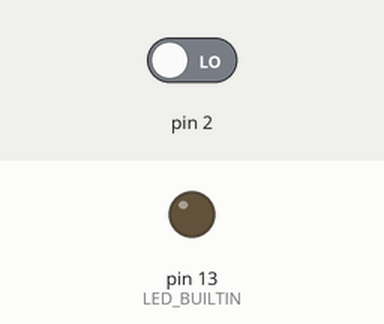
Bench run of a sketch on a simulated Arduino Uno, built with avr-gcc and run on an emulated ATmega328P. Shown: output pins drawn as LEDs (lit = HIGH). Inputs (shaded band) come from the test bench; at power-on: pin 2 LOW.

Above: at 1.2 s.
1.3 s: pin 2 driven HIGH
At 2.3 s:
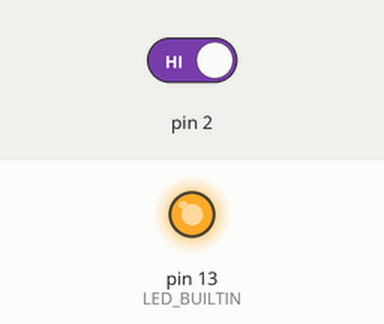
Timing chart, 0 to 4.8 s (numbered marks = the images above; inputs shaded):
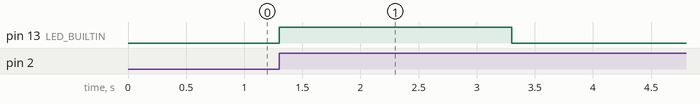

The sketch:

Ejercicio5.ino
```cpp
// the setup function runs once when you press reset or power the board
int bandera = LOW;

void setup() {
  pinMode(LED_BUILTIN, OUTPUT);
  attachInterrupt(0,interrupcion,RISING);
}

// the loop function runs over and over again forever
void loop() {
  if(bandera == HIGH){
    digitalWrite(LED_BUILTIN, HIGH);
    delay(2000);
    bandera=LOW;
  }
  digitalWrite(LED_BUILTIN, LOW);
}

void interrupcion(){
  bandera = HIGH;
}
```

Measured:
- after the input at 1.3 s, pin 13 (LED_BUILTIN): LOW → HIGH at once, → LOW 2.0 s later
